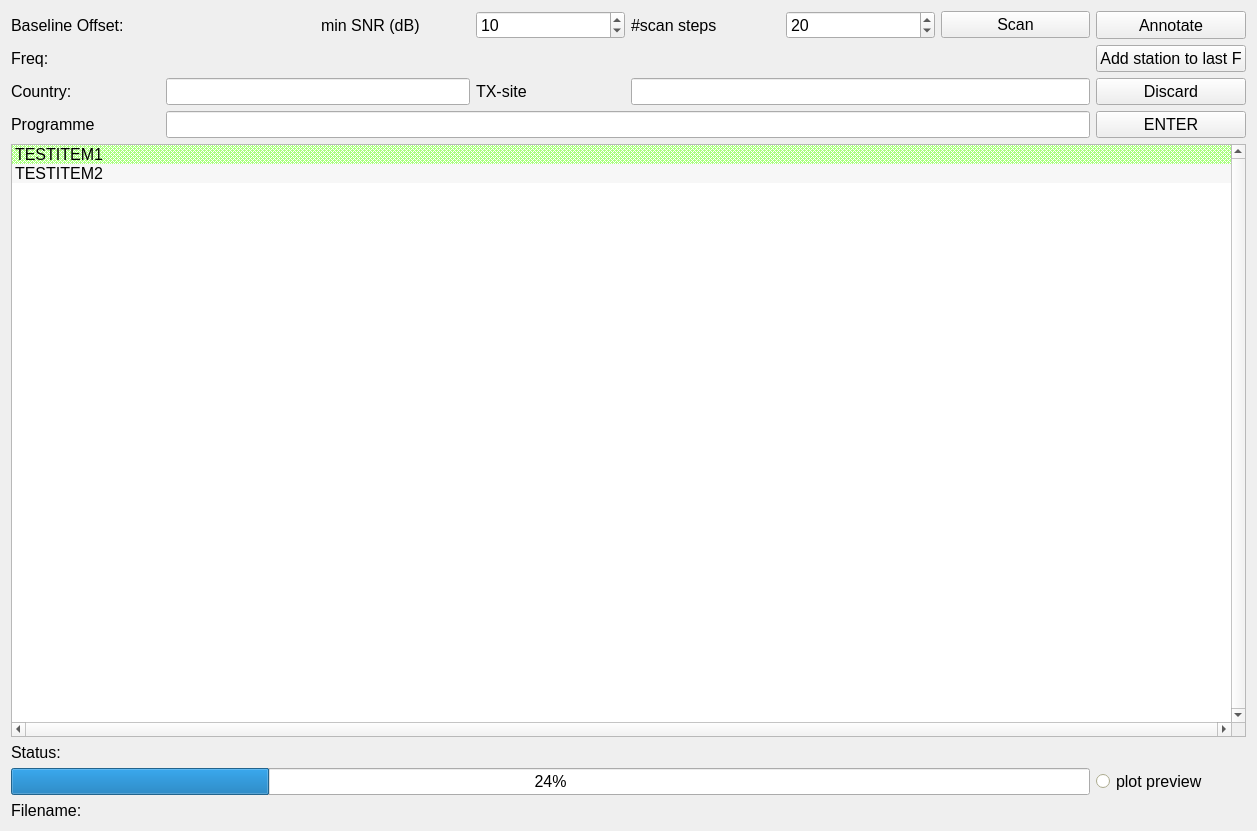
<?xml version="1.0" encoding="UTF-8"?>
<ui version="4.0">
 <class>annotator_widget</class>
 <widget class="QWidget" name="annotator_widget">
  <property name="geometry">
   <rect>
    <x>0</x>
    <y>0</y>
    <width>1257</width>
    <height>831</height>
   </rect>
  </property>
  <property name="sizePolicy">
   <sizepolicy hsizetype="Minimum" vsizetype="Minimum">
    <horstretch>0</horstretch>
    <verstretch>0</verstretch>
   </sizepolicy>
  </property>
  <property name="windowTitle">
   <string>Form</string>
  </property>
  <layout class="QGridLayout" name="gridLayout">
   <item row="0" column="0">
    <layout class="QGridLayout" name="gridLayout_3">
     <property name="sizeConstraint">
      <enum>QLayout::SetMinimumSize</enum>
     </property>
     <item row="5" column="3">
      <widget class="QLabel" name="label_18">
       <property name="sizePolicy">
        <sizepolicy hsizetype="Minimum" vsizetype="Preferred">
         <horstretch>0</horstretch>
         <verstretch>0</verstretch>
        </sizepolicy>
       </property>
       <property name="font">
        <font>
         <pointsize>12</pointsize>
        </font>
       </property>
       <property name="text">
        <string>TX-site</string>
       </property>
      </widget>
     </item>
     <item row="11" column="0" colspan="8">
      <widget class="QLabel" name="label">
       <property name="sizePolicy">
        <sizepolicy hsizetype="Minimum" vsizetype="Minimum">
         <horstretch>0</horstretch>
         <verstretch>0</verstretch>
        </sizepolicy>
       </property>
       <property name="font">
        <font>
         <pointsize>12</pointsize>
        </font>
       </property>
       <property name="text">
        <string>Status:</string>
       </property>
      </widget>
     </item>
     <item row="10" column="0" colspan="8">
      <widget class="QListWidget" name="Annotate_listWidget">
       <property name="sizePolicy">
        <sizepolicy hsizetype="Minimum" vsizetype="Expanding">
         <horstretch>0</horstretch>
         <verstretch>0</verstretch>
        </sizepolicy>
       </property>
       <property name="font">
        <font>
         <pointsize>12</pointsize>
        </font>
       </property>
       <property name="toolTip">
        <string>space for stations list</string>
       </property>
       <property name="verticalScrollBarPolicy">
        <enum>Qt::ScrollBarAlwaysOn</enum>
       </property>
       <property name="horizontalScrollBarPolicy">
        <enum>Qt::ScrollBarAlwaysOn</enum>
       </property>
       <property name="alternatingRowColors">
        <bool>true</bool>
       </property>
       <property name="selectionBehavior">
        <enum>QAbstractItemView::SelectRows</enum>
       </property>
       <property name="movement">
        <enum>QListView::Free</enum>
       </property>
       <item>
        <property name="text">
         <string>TESTITEM1</string>
        </property>
        <property name="background">
         <brush brushstyle="Dense3Pattern">
          <color alpha="255">
           <red>170</red>
           <green>255</green>
           <blue>127</blue>
          </color>
         </brush>
        </property>
        <property name="foreground">
         <brush brushstyle="NoBrush">
          <color alpha="255">
           <red>0</red>
           <green>0</green>
           <blue>50</blue>
          </color>
         </brush>
        </property>
       </item>
       <item>
        <property name="text">
         <string>TESTITEM2</string>
        </property>
       </item>
      </widget>
     </item>
     <item row="13" column="1" colspan="7">
      <widget class="QLabel" name="label_Filename_Annotate">
       <property name="sizePolicy">
        <sizepolicy hsizetype="Minimum" vsizetype="Minimum">
         <horstretch>0</horstretch>
         <verstretch>0</verstretch>
        </sizepolicy>
       </property>
       <property name="font">
        <font>
         <pointsize>12</pointsize>
        </font>
       </property>
       <property name="text">
        <string/>
       </property>
      </widget>
     </item>
     <item row="3" column="0">
      <widget class="QLabel" name="label_6">
       <property name="sizePolicy">
        <sizepolicy hsizetype="Minimum" vsizetype="Minimum">
         <horstretch>0</horstretch>
         <verstretch>0</verstretch>
        </sizepolicy>
       </property>
       <property name="font">
        <font>
         <pointsize>12</pointsize>
        </font>
       </property>
       <property name="toolTip">
        <string>baseline offset , adjustable in Tan 'Scanner'</string>
       </property>
       <property name="text">
        <string>Baseline Offset: </string>
       </property>
      </widget>
     </item>
     <item row="12" column="7">
      <widget class="QRadioButton" name="radioButton_plotpreview">
       <property name="enabled">
        <bool>true</bool>
       </property>
       <property name="sizePolicy">
        <sizepolicy hsizetype="Minimum" vsizetype="Minimum">
         <horstretch>0</horstretch>
         <verstretch>0</verstretch>
        </sizepolicy>
       </property>
       <property name="palette">
        <palette>
         <active>
          <colorrole role="Button">
           <brush brushstyle="SolidPattern">
            <color alpha="255">
             <red>255</red>
             <green>254</green>
             <blue>210</blue>
            </color>
           </brush>
          </colorrole>
          <colorrole role="Midlight">
           <brush brushstyle="SolidPattern">
            <color alpha="255">
             <red>255</red>
             <green>254</green>
             <blue>210</blue>
            </color>
           </brush>
          </colorrole>
          <colorrole role="Base">
           <brush brushstyle="SolidPattern">
            <color alpha="255">
             <red>255</red>
             <green>255</green>
             <blue>255</blue>
            </color>
           </brush>
          </colorrole>
          <colorrole role="Window">
           <brush brushstyle="SolidPattern">
            <color alpha="255">
             <red>255</red>
             <green>254</green>
             <blue>210</blue>
            </color>
           </brush>
          </colorrole>
          <colorrole role="AlternateBase">
           <brush brushstyle="SolidPattern">
            <color alpha="255">
             <red>255</red>
             <green>254</green>
             <blue>210</blue>
            </color>
           </brush>
          </colorrole>
         </active>
         <inactive>
          <colorrole role="Button">
           <brush brushstyle="SolidPattern">
            <color alpha="255">
             <red>240</red>
             <green>240</green>
             <blue>240</blue>
            </color>
           </brush>
          </colorrole>
          <colorrole role="Midlight">
           <brush brushstyle="SolidPattern">
            <color alpha="255">
             <red>227</red>
             <green>227</green>
             <blue>227</blue>
            </color>
           </brush>
          </colorrole>
          <colorrole role="Base">
           <brush brushstyle="SolidPattern">
            <color alpha="255">
             <red>255</red>
             <green>255</green>
             <blue>255</blue>
            </color>
           </brush>
          </colorrole>
          <colorrole role="Window">
           <brush brushstyle="SolidPattern">
            <color alpha="255">
             <red>255</red>
             <green>254</green>
             <blue>210</blue>
            </color>
           </brush>
          </colorrole>
          <colorrole role="AlternateBase">
           <brush brushstyle="SolidPattern">
            <color alpha="255">
             <red>246</red>
             <green>246</green>
             <blue>246</blue>
            </color>
           </brush>
          </colorrole>
         </inactive>
         <disabled>
          <colorrole role="Button">
           <brush brushstyle="SolidPattern">
            <color alpha="255">
             <red>255</red>
             <green>254</green>
             <blue>210</blue>
            </color>
           </brush>
          </colorrole>
          <colorrole role="Midlight">
           <brush brushstyle="SolidPattern">
            <color alpha="255">
             <red>255</red>
             <green>254</green>
             <blue>210</blue>
            </color>
           </brush>
          </colorrole>
          <colorrole role="Base">
           <brush brushstyle="SolidPattern">
            <color alpha="255">
             <red>255</red>
             <green>254</green>
             <blue>210</blue>
            </color>
           </brush>
          </colorrole>
          <colorrole role="Window">
           <brush brushstyle="SolidPattern">
            <color alpha="255">
             <red>255</red>
             <green>254</green>
             <blue>210</blue>
            </color>
           </brush>
          </colorrole>
          <colorrole role="AlternateBase">
           <brush brushstyle="SolidPattern">
            <color alpha="255">
             <red>255</red>
             <green>254</green>
             <blue>210</blue>
            </color>
           </brush>
          </colorrole>
         </disabled>
        </palette>
       </property>
       <property name="font">
        <font>
         <pointsize>12</pointsize>
        </font>
       </property>
       <property name="toolTip">
        <string>allow plotting of spectra during scanning</string>
       </property>
       <property name="text">
        <string>plot preview</string>
       </property>
      </widget>
     </item>
     <item row="12" column="0" colspan="7">
      <widget class="QProgressBar" name="progressBar_2">
       <property name="sizePolicy">
        <sizepolicy hsizetype="Minimum" vsizetype="Minimum">
         <horstretch>0</horstretch>
         <verstretch>0</verstretch>
        </sizepolicy>
       </property>
       <property name="font">
        <font>
         <pointsize>12</pointsize>
        </font>
       </property>
       <property name="value">
        <number>24</number>
       </property>
      </widget>
     </item>
     <item row="13" column="0">
      <widget class="QLabel" name="label_11">
       <property name="sizePolicy">
        <sizepolicy hsizetype="Minimum" vsizetype="Minimum">
         <horstretch>0</horstretch>
         <verstretch>0</verstretch>
        </sizepolicy>
       </property>
       <property name="font">
        <font>
         <pointsize>12</pointsize>
        </font>
       </property>
       <property name="text">
        <string>Filename:</string>
       </property>
      </widget>
     </item>
     <item row="6" column="0">
      <widget class="QLabel" name="label_17">
       <property name="sizePolicy">
        <sizepolicy hsizetype="Minimum" vsizetype="Minimum">
         <horstretch>0</horstretch>
         <verstretch>0</verstretch>
        </sizepolicy>
       </property>
       <property name="font">
        <font>
         <pointsize>12</pointsize>
        </font>
       </property>
       <property name="text">
        <string>Programme</string>
       </property>
      </widget>
     </item>
     <item row="5" column="0">
      <widget class="QLabel" name="label_16">
       <property name="sizePolicy">
        <sizepolicy hsizetype="Minimum" vsizetype="Minimum">
         <horstretch>0</horstretch>
         <verstretch>0</verstretch>
        </sizepolicy>
       </property>
       <property name="font">
        <font>
         <pointsize>12</pointsize>
        </font>
       </property>
       <property name="text">
        <string>Country:</string>
       </property>
      </widget>
     </item>
     <item row="6" column="1" colspan="6">
      <widget class="QLineEdit" name="lineEdit">
       <property name="sizePolicy">
        <sizepolicy hsizetype="Minimum" vsizetype="Fixed">
         <horstretch>0</horstretch>
         <verstretch>0</verstretch>
        </sizepolicy>
       </property>
       <property name="font">
        <font>
         <pointsize>12</pointsize>
        </font>
       </property>
       <property name="text">
        <string/>
       </property>
      </widget>
     </item>
     <item row="5" column="1" colspan="2">
      <widget class="QLineEdit" name="lineEdit_Country">
       <property name="sizePolicy">
        <sizepolicy hsizetype="Minimum" vsizetype="Fixed">
         <horstretch>0</horstretch>
         <verstretch>0</verstretch>
        </sizepolicy>
       </property>
       <property name="font">
        <font>
         <pointsize>12</pointsize>
        </font>
       </property>
       <property name="text">
        <string/>
       </property>
      </widget>
     </item>
     <item row="4" column="0">
      <widget class="QLabel" name="labelFrequency">
       <property name="sizePolicy">
        <sizepolicy hsizetype="Minimum" vsizetype="Minimum">
         <horstretch>0</horstretch>
         <verstretch>0</verstretch>
        </sizepolicy>
       </property>
       <property name="font">
        <font>
         <pointsize>12</pointsize>
        </font>
       </property>
       <property name="text">
        <string>Freq:</string>
       </property>
      </widget>
     </item>
     <item row="5" column="4" colspan="3">
      <widget class="QLineEdit" name="lineEdit_TX_Site">
       <property name="sizePolicy">
        <sizepolicy hsizetype="Minimum" vsizetype="Fixed">
         <horstretch>0</horstretch>
         <verstretch>0</verstretch>
        </sizepolicy>
       </property>
       <property name="font">
        <font>
         <pointsize>12</pointsize>
        </font>
       </property>
       <property name="text">
        <string/>
       </property>
      </widget>
     </item>
     <item row="3" column="7">
      <widget class="QPushButton" name="pushButtonAnnotate">
       <property name="sizePolicy">
        <sizepolicy hsizetype="Minimum" vsizetype="Minimum">
         <horstretch>0</horstretch>
         <verstretch>0</verstretch>
        </sizepolicy>
       </property>
       <property name="font">
        <font>
         <pointsize>12</pointsize>
        </font>
       </property>
       <property name="toolTip">
        <string>assign peaks to candidates of stations</string>
       </property>
       <property name="text">
        <string>Annotate</string>
       </property>
      </widget>
     </item>
     <item row="3" column="6">
      <widget class="QPushButton" name="pushButton_Scan">
       <property name="font">
        <font>
         <pointsize>12</pointsize>
        </font>
       </property>
       <property name="toolTip">
        <string>Scan record, extract peaks with SNR &gt; min SNR</string>
       </property>
       <property name="text">
        <string>Scan</string>
       </property>
      </widget>
     </item>
     <item row="3" column="5">
      <widget class="QSpinBox" name="spinBoxNumScan">
       <property name="font">
        <font>
         <pointsize>12</pointsize>
        </font>
       </property>
       <property name="toolTip">
        <string>number of evaluation steps when scanning record for peaks</string>
       </property>
       <property name="keyboardTracking">
        <bool>false</bool>
       </property>
       <property name="value">
        <number>20</number>
       </property>
      </widget>
     </item>
     <item row="3" column="4">
      <widget class="QLabel" name="label_2">
       <property name="sizePolicy">
        <sizepolicy hsizetype="Minimum" vsizetype="Preferred">
         <horstretch>0</horstretch>
         <verstretch>0</verstretch>
        </sizepolicy>
       </property>
       <property name="font">
        <font>
         <pointsize>12</pointsize>
        </font>
       </property>
       <property name="toolTip">
        <string>number of evaluation steps when scanning record for peaks</string>
       </property>
       <property name="text">
        <string>#scan steps</string>
       </property>
      </widget>
     </item>
     <item row="3" column="3">
      <widget class="QSpinBox" name="spinBoxminSNR">
       <property name="font">
        <font>
         <pointsize>12</pointsize>
        </font>
       </property>
       <property name="toolTip">
        <string>minimum SNR for auto-selection of peaks</string>
       </property>
       <property name="keyboardTracking">
        <bool>false</bool>
       </property>
       <property name="minimum">
        <number>0</number>
       </property>
       <property name="maximum">
        <number>100</number>
       </property>
       <property name="singleStep">
        <number>5</number>
       </property>
       <property name="value">
        <number>10</number>
       </property>
      </widget>
     </item>
     <item row="3" column="2">
      <widget class="QLabel" name="label_3">
       <property name="sizePolicy">
        <sizepolicy hsizetype="Minimum" vsizetype="Preferred">
         <horstretch>0</horstretch>
         <verstretch>0</verstretch>
        </sizepolicy>
       </property>
       <property name="font">
        <font>
         <pointsize>12</pointsize>
        </font>
       </property>
       <property name="toolTip">
        <string>minimum SNR for auto-selection of peaks</string>
       </property>
       <property name="text">
        <string>min SNR (dB)</string>
       </property>
      </widget>
     </item>
     <item row="6" column="7">
      <widget class="QPushButton" name="pushButtonENTER">
       <property name="sizePolicy">
        <sizepolicy hsizetype="Minimum" vsizetype="Minimum">
         <horstretch>0</horstretch>
         <verstretch>0</verstretch>
        </sizepolicy>
       </property>
       <property name="font">
        <font>
         <pointsize>12</pointsize>
        </font>
       </property>
       <property name="toolTip">
        <string>Accept and transfer to annotation yaml</string>
       </property>
       <property name="text">
        <string>ENTER</string>
       </property>
       <property name="shortcut">
        <string>Return</string>
       </property>
      </widget>
     </item>
     <item row="5" column="7">
      <widget class="QPushButton" name="pushButtonDiscard">
       <property name="font">
        <font>
         <pointsize>12</pointsize>
        </font>
       </property>
       <property name="toolTip">
        <string>ignore current table and proceed to next frequency</string>
       </property>
       <property name="text">
        <string>Discard</string>
       </property>
       <property name="shortcut">
        <string>Alt+Right</string>
       </property>
      </widget>
     </item>
     <item row="4" column="7">
      <widget class="QPushButton" name="annotate_pushButtonBack">
       <property name="font">
        <font>
         <pointsize>12</pointsize>
        </font>
       </property>
       <property name="toolTip">
        <string>Add a station to the last frequency (e.g. interference)</string>
       </property>
       <property name="autoFillBackground">
        <bool>true</bool>
       </property>
       <property name="text">
        <string>Add station to last F</string>
       </property>
       <property name="shortcut">
        <string>Alt+Left</string>
       </property>
      </widget>
     </item>
    </layout>
   </item>
  </layout>
 </widget>
 <resources/>
 <connections/>
</ui>
